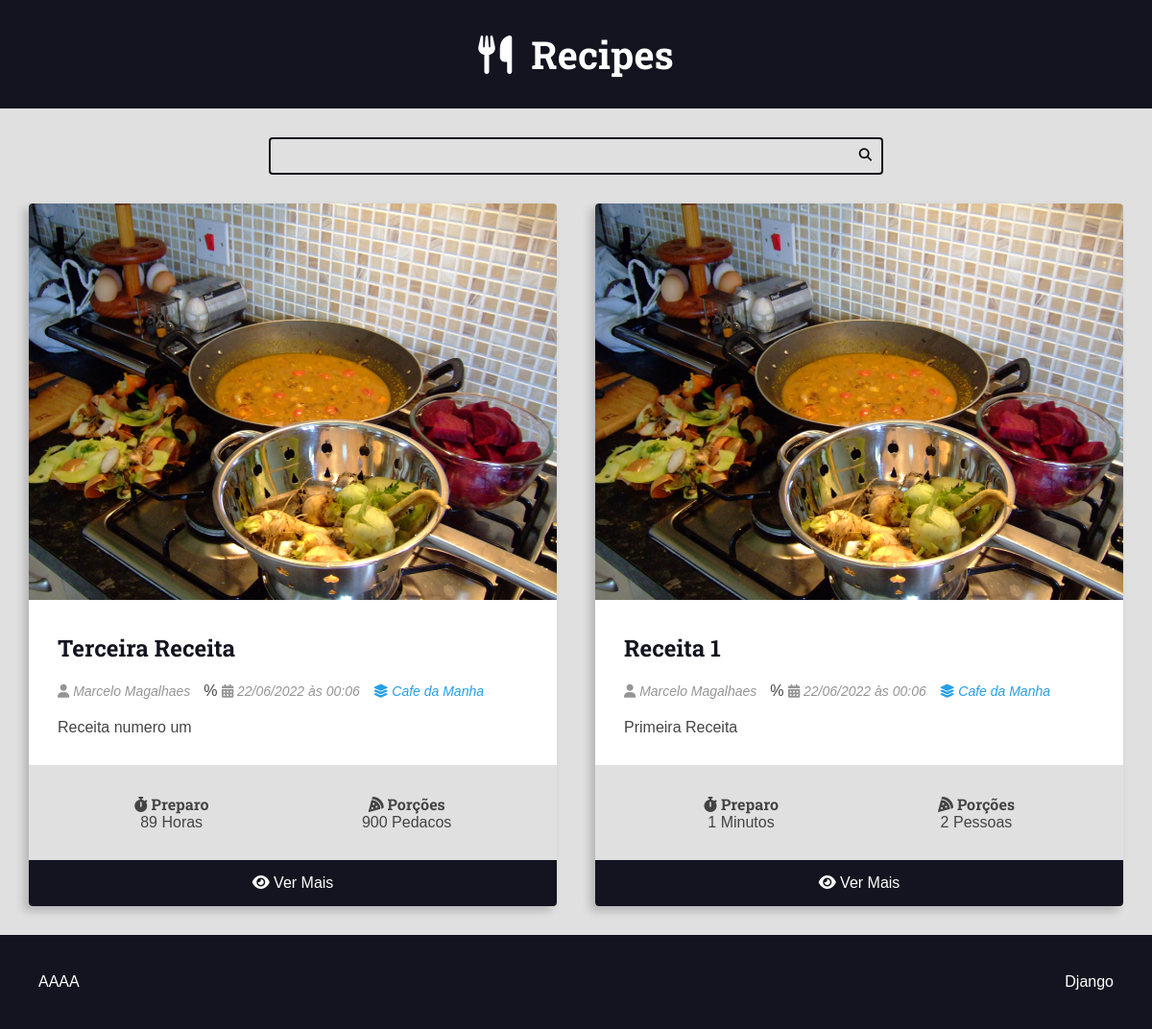
Page /category/1/ on the committed database.
### recipes/models.py (models this page shows, shortened)
class Recipe(models.Model):
    title = models.CharField(max_length=65)
    description = models.CharField(max_length=160)
    slug = models.SlugField()
    preparation_time = models.IntegerField()
    preparation_time_unit = models.CharField(max_length=50)
    servings = models.IntegerField()
    servings_unit = models.CharField(max_length=50)
    preparation_steps = models.TextField()
    preparation_steps_is_html = models.BooleanField(default=False)
    create_at = models.DateTimeField(auto_now_add=True)
    update_at = models.DateTimeField(auto_now=True)
    is_published = models.BooleanField(default=False)
    cover = models.ImageField(
        upload_to='recipes/covers/%Y/%m/%d/', blank=True, default='')
    category = models.ForeignKey(
        Category, on_delete=models.SET_NULL, null=True, blank=True, default=None)
    author = models.ForeignKey(User, on_delete=models.SET_NULL, null=True)

class Category(models.Model):
    name = models.CharField(max_length=50)

### recipes/views.py (the view)
# urls.py: path('category/<int:category_id>/', views.category, name="category")
def category(request, category_id):
    recipes = get_list_or_404(
        Recipe.objects.filter(
            category__id=category_id, is_published=True).order_by('-id'))
    return render(request, 'recipes/pages/category.html', context={
        'recipes': recipes,
        'title': f'{recipes[0].category.name}  - Category | '
    })

### recipes/templates/recipes/pages/category.html (shortened to what this page needs)
{% extends 'global/base.html' %}
{% block content %}
<div class="main-content main-content-list container">
    {% for recipe in recipes %}
    {% include 'recipes/partials/recipes.html' %}
    {% endfor %}
</div>
{% endblock content %}

### base_templates/global/base.html (shortened to what this page needs)
<!DOCTYPE html>
<html lang="pt-BR">
<head>
    {% include 'recipes/partials/head.html' %}
</head>
<body>
    {% include 'recipes/partials/header.html' %}
    {% include 'recipes/partials/search.html' %}
    <main class="content-container">
        {% block content %}
        {% endblock content %}
    </main>
    {% include 'recipes/partials/footer.html' %}
</body>
</html>

### recipes/templates/recipes/partials/head.html (shortened to what this page needs)
{% load static %}
<html lang="pt-br">
<link rel="stylesheet" href="https://cdnjs.cloudflare.com/ajax/libs/font-awesome/6.1.1/css/fontawesome.min.css"
 />
<link rel="stylesheet" href="https://cdnjs.cloudflare.com/ajax/libs/font-awesome/6.1.1/css/brands.min.css"
 />
<link rel="stylesheet" href="https://cdnjs.cloudflare.com/ajax/libs/font-awesome/6.1.1/css/solid.min.css"
 />
<link rel="stylesheet" href="{% static 'recipes/css/styles.css'%}">

### recipes/templates/recipes/partials/header.html
<header class="main-header-container">
    <div class="main-header container">
        <h1>
            <a class="main-logo" href="{% url "recipes:home" %}">
                <i class="fa-solid fa-utensils main-logo-icon"></i>
                <span class="main-logo-text">Recipes</span>
            </a>
        </h1>
    </div>
</header>

### recipes/templates/recipes/partials/search.html
<div class="search-container">
    <div class="container">
        <form action="" class="search-form">
            <input type="search" class="search-input" name="search">
            <button type="submit" class="search-button"><i class="fa-solid fa-search search-button"></i></button>
        </form>
    </div>
</div>

### recipes/templates/recipes/partials/recipes.html (shortened to what this page needs)
<div class="recipe recipe-list-item">
    {% if recipe.cover %}
        <div class="recipe-cover">
            <a href="{% url "recipes:recipe" recipe.id %}">
            <img src={{ recipe.cover.url }}>
            </a>
        </div>
    {% endif %}
    <div class="recipe-title-container">
        <h2 class="recipe-title">
            <a href="{% url "recipes:recipe" recipe.id %}">
                {{ recipe.title }}
            </a>
        </h2>
    </div>
    <div class="recipe-author">
        {% if recipe.author.username is not None %}
            <span class="recipe-author-item">
                <i class="fa-solid fa-user"></i>
                {% if recipe.author.first_name %}
                    {{ recipe.author.first_name }} {{ recipe.author.last_name }}
                {% else %}
                    {{ recipe.author.username }}
                {% endif %}
            </span>
        {% endif %}%
        <span class="recipe-author-item">
            <i class="fa-solid fa-calendar-alt"></i>
            {{recipe.create_at|date:"d/m/Y"}} às {{recipe.create_at|date:"H:m"}}
        </span>
        {% if  recipe.category is not None%}
            <span class="recipe-author-item">
                <a href="category/{{recipe.category.id}}/">
                    <i class="fa-solid fa-layer-group"></i>
                    <span>{{ recipe.category.name }}</span>
                </a>
            </span>
        {% endif %}
    </div>
    <div class="recipe-content">
        <p>{{recipe.description}}</p>
    </div>
    <div class="recipe-meta-container">
        <div class="recipe-meta recipe-preparation">
            <h3 class="recipe-meta-title">
                <i class="fa-solid fa-stopwatch"></i> Preparo
            </h3>
            <div class="recipe-meta-text">
                {{recipe.preparation_time}} {{recipe.preparation_time_unit}}
            </div>
        </div>
        <div class="recipe-meta recipe-servings">
            <h3 class="recipe-meta-title">
                <i class="fa-solid fa-pizza-slice"></i> Porções
            </h3>
            <div class="recipe-meta-text">
                {{recipe.servings}} {{recipe.servings_unit}}
            </div>
        </div>
    </div>
    {% if is_Detail_Page is not True%}
        <footer class="recipe-footer">
            <a href="{% url "recipes:recipe" recipe.id%}" class="recipe-read-more button-dark button-full-width">
                <i class="fa-solid fa-eye"></i>
                <span>Ver Mais</span>
            </a>
        </footer>
    {% endif %}
</div>

### recipes/templates/recipes/partials/footer.html
<footer class="main-footer">
    <div class="developer">
        <a href="https://#" target="_blank" rel="noreferrer">AAAA</a>
    </div>
    <div class="powerd">
        <a href="https://www.djangoproject.com" target="_blank" rel="noreferrer">Django</a>
    </div>
</footer>

### recipes/static/recipes/css/styles.css (style rules this page uses)
:root { --color-primary: #269fe6; --color-primary-hover: #2086c2; --color-primary-dark: #13141f; --color-primary-dark-hover: #212336; --color-primary-light: #d4ecfa; --color-primary-light-hover: #bdd8e7; --color-white: #fff; --color-black: #000; --color-dark-text: #444; --color-info-light: #cce5ff; --color-debug-light: #cce5ff; --color-success-light: #d4edda; --color-alert-light: #fff3cd; --color-warning-light: #fff3cd; --color-error-light: #f8d7da; --color-info-dark: #4d86c4; --color-debug-dark: #4d86c4; --color-success-dark: #4a9c5d; --color-alert-dark: #927f40; --color-warning-dark: #927f40; --color-error-dark: #da525d; --color-gray-0: #f9f9f9; --color-gray-1: #e0e0e0; --color-gray-2: #c7c7c7; --color-gray-3: #aeaeae; --color-gray-4: #959595; --color-gray-5: #7d7d7d; --color-gray-6: #646464; --color-gray-7: #4b4b4b; --color-gray-8: #323232; --color-gray-9: #191919; --font-primary: sans-serif; --font-headings: 'Roboto Slab', serif; --spacing-gutter-medium: 3rem; --spacing-gutter-large: 4rem; }
* { padding: 0; margin: 0; box-sizing: border-box; }
html { font-size: 62.5%; }
body { font-size: 1.6rem; font-family: var(--font-primary); background: var(--color-gray-1); color: var(--color-dark-text); }
h1, h2, h3, h4, h5, h6 { font-family: var(--font-headings); }
.container { max-width: 144rem; margin: 0 auto; padding: var(--spacing-gutter-medium); }
.main-header-container { background: var(--color-primary-dark); }
.main-logo { font-size: 4rem; color: var(--color-white); text-decoration: none; display: flex; flex-flow: row nowrap; align-items: center; justify-content: center; width: fit-content; margin: 0 auto; }
.main-logo-icon { margin-right: 2rem; }
.search-form { border: 0.2rem solid var(--color-primary-dark); max-width: 64rem; margin: 0 auto; border-radius: 0.4rem; position: relative; transition: all 300ms ease-in-out; }
.search-input, .search-button { border: none; background: none; outline: none; padding: 1rem; transition: all 300ms ease-in-out; }
.search-input { width: 100%; padding-right: 3rem; }
.search-button { position: absolute; top: 0; right: 0; }
.main-content { padding-top: 0; }
.main-content-list { display: grid; grid-template-columns: repeat(auto-fit, minmax(340px, 1fr)); gap: var(--spacing-gutter-large); }
.recipe { background: var(--color-white); box-shadow: -5px 5px 10px rgba(0, 0, 0, 0.2); transform: scale(1); transition: all 300ms ease-in-out; border-radius: 0.4rem; overflow: hidden; }
.recipe img { max-width: 100%; }
.recipe-list-item { max-width: 64rem; height: fit-content; }
.recipe-title-container { padding: var(--spacing-gutter-medium); padding-bottom: 2rem; }
.recipe-title-container a { text-decoration: none; color: var(--color-primary-dark) }
.recipe-author { padding: 0 var(--spacing-gutter-medium); }
.recipe-content { padding: var(--spacing-gutter-medium); padding-top: 2rem; }
.recipe-author-item { color: var(--color-gray-4); margin-right: 1rem; font-style: italic; font-size: 1.4rem; }
.recipe-author a { color: var(--color-primary); transition: all 300ms ease-in-out; text-decoration: none; }
.recipe-meta-container { display: flex; flex-flow: row wrap; padding: var(--spacing-gutter-medium); background: var(--color-gray-1); }
.recipe-meta { display: flex; flex-flow: column nowrap; flex-shrink: 1; flex-grow: 1; text-align: center; }
.recipe-meta-title { font-size: 1.6rem; }
.recipe-footer a { display: block; background: var(--color-primary-dark); color: var(--color-white); text-decoration: none; text-align: center; padding: 1.5rem var(--spacing-gutter-medium); transition: all 300ms ease-in-out; }
.main-footer { display: flex; align-items: center; justify-content: space-between; background: var(--color-primary-dark); color: var(--color-white); padding: var(--spacing-gutter-large); }
.main-footer a { color: var(--color-white); text-decoration: none; transition: all 300ms ease-in-out; }

### rows in the picture
Recipe: cover (picture), title "Terceira Receita", author.first_name "Marcelo", author.last_name "Magalhaes", create_at "22/06/2022", create_at "00:06", category.name "Cafe da Manha", description "Receita numero um", preparation_time "89", preparation_time_unit "Horas", servings "900", servings_unit "Pedacos"
Recipe: cover (picture), title "Receita 1", author.first_name "Marcelo", author.last_name "Magalhaes", create_at "22/06/2022", create_at "00:06", category.name "Cafe da Manha", description "Primeira Receita", preparation_time "1", preparation_time_unit "Minutos", servings "2", servings_unit "Pessoas"
